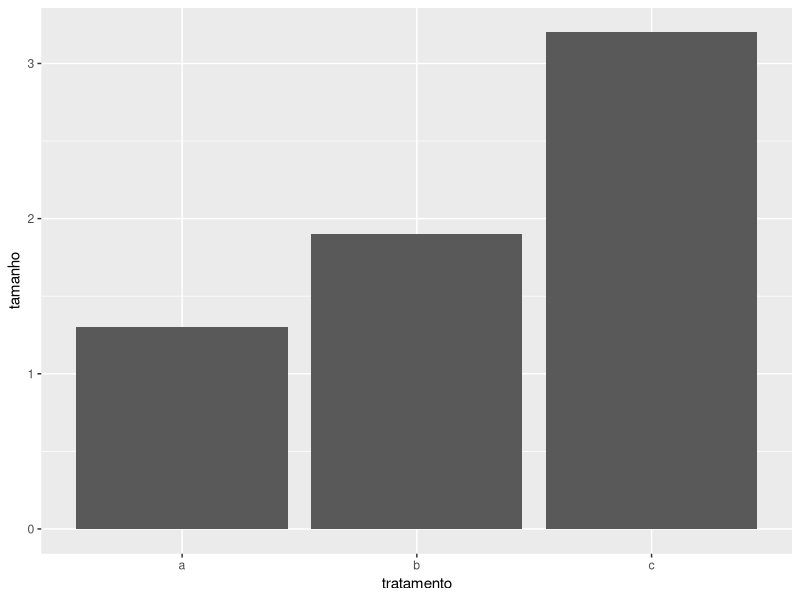
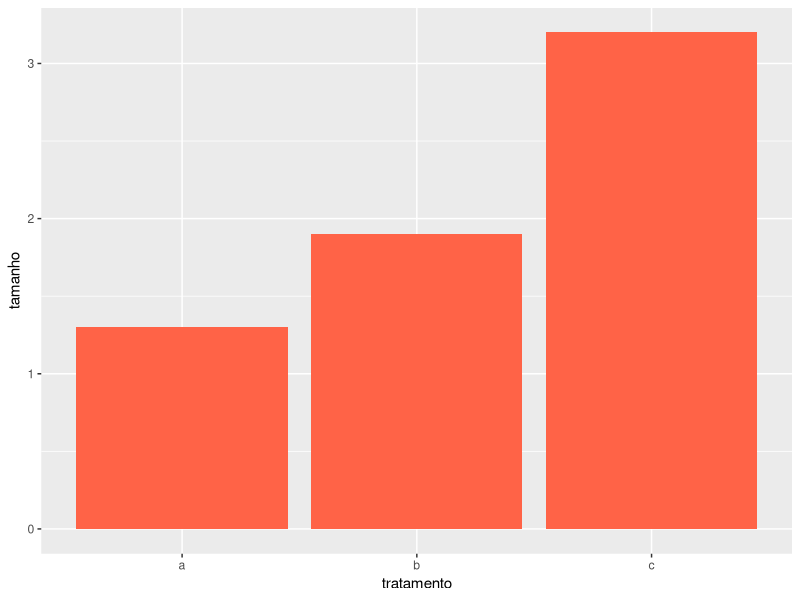
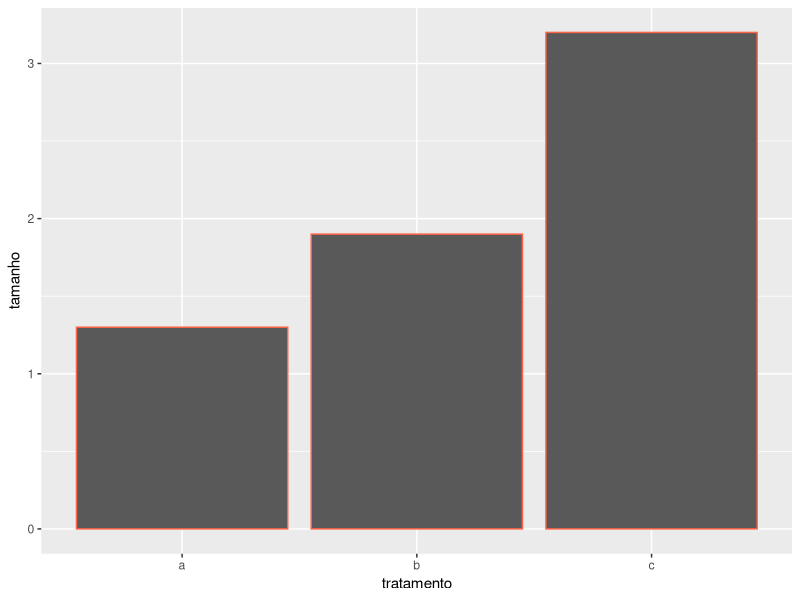
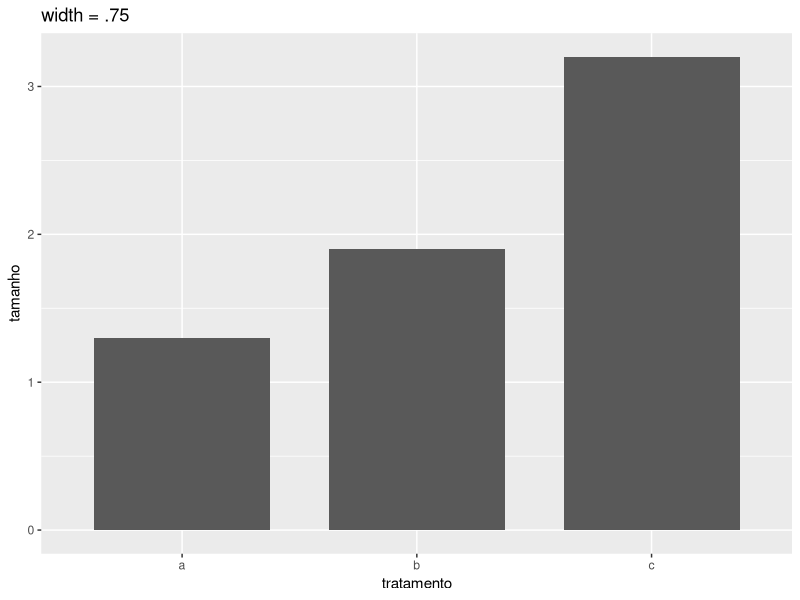
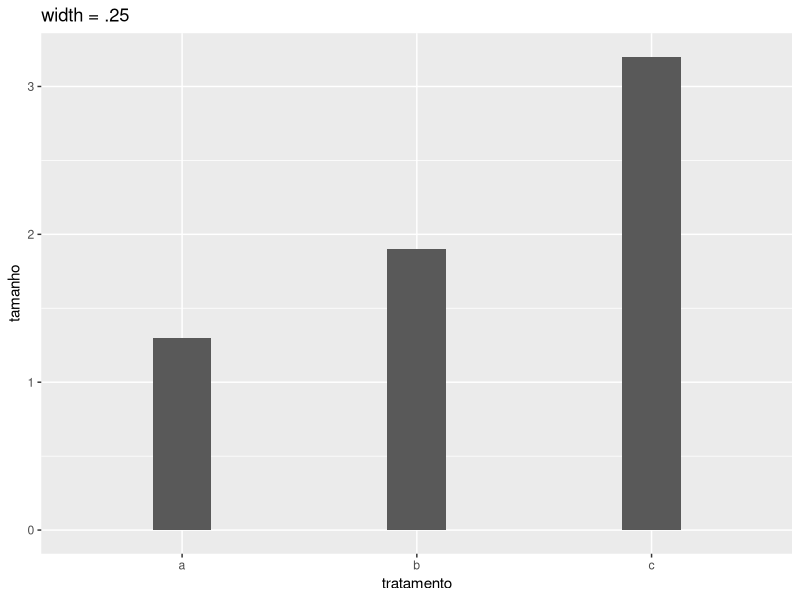
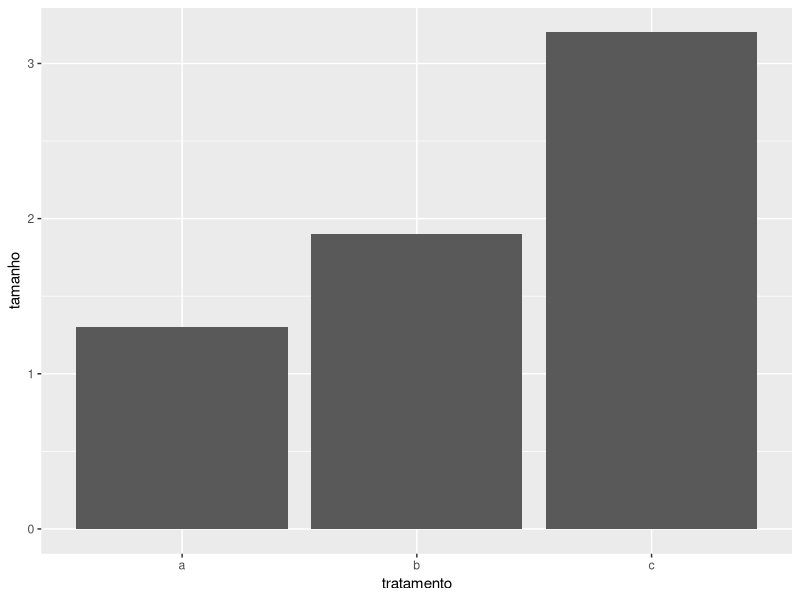
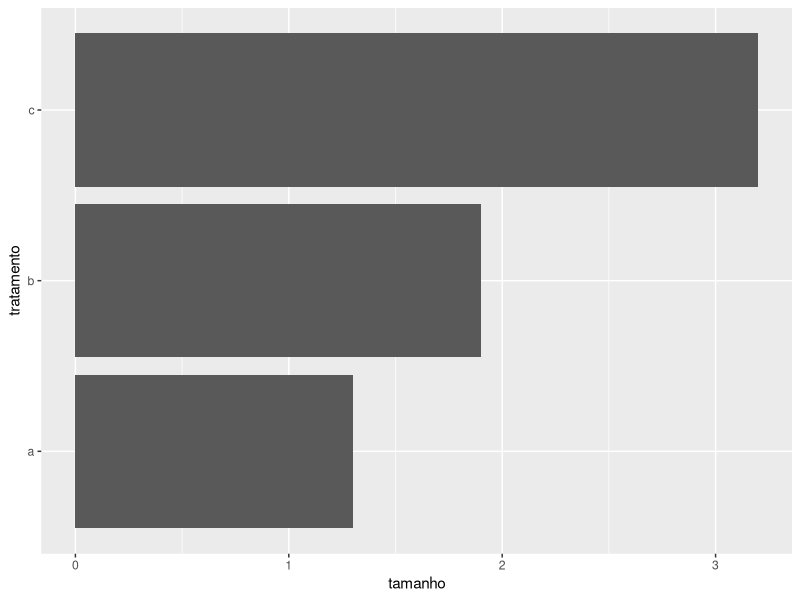
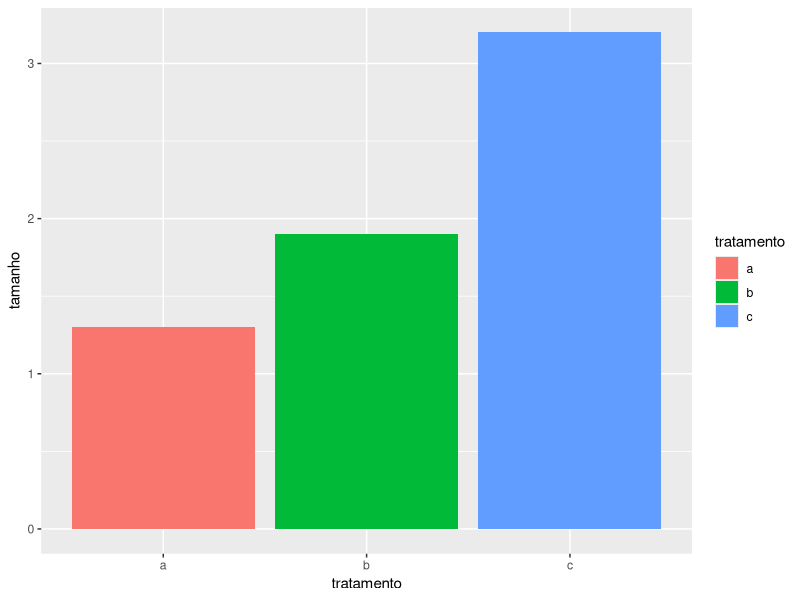

These figures' R source, in order:
## ---- chunk 1
library(ggplot2)
## ---- chunk 2
# Simulando um banco de dados
df <- data.frame(tratamento = c("a", "b", "c"),
                 tamanho = c(1.3, 1.9, 3.2))

# Boxplot
ggplot(df, aes(y = tamanho, x = tratamento)) +
  geom_bar(stat = "identity")
## ---- chunk 3
#Gráfico de Barras com preenchimento colorido
ggplot(df, aes(y = tamanho, x = tratamento)) +
  geom_bar(stat = "identity", fill = "tomato")
#Gráfico de Barras com contorno colorido
ggplot(df, aes(y = tamanho, x = tratamento)) +
  geom_bar(stat = "identity", color = "tomato")

## ---- chunk 4
#Gráfico de Barras com largura modificada
ggplot(df, aes(y = tamanho, x = tratamento)) +
  geom_bar(stat = "identity", width = .75) +
  ggtitle("width = .75")
#Gráfico de Barras com largura modificada
ggplot(df, aes(y = tamanho, x = tratamento)) +
  geom_bar(stat = "identity", width = 0.25) +
  ggtitle("width = .25") 
## ---- chunk 5
#Gráfico de Barras Vertical
ggplot(df, aes(y = tamanho, x = tratamento)) +
  geom_bar(stat = "identity")

#Gráfico de Barras Horizontal
ggplot(df, aes(y = tamanho, x = tratamento)) +
  geom_bar(stat = "identity") + 
  coord_flip()
## ---- chunk 6
#Gráfico de Barras com preenchimento colorido
ggplot(df, aes(y = tamanho, x = tratamento, fill = tratamento)) +
  geom_bar(stat = "identity")
## ---- chunk 7
#Gráfico de Barras
ggplot(df, aes(y = tamanho, x = tratamento)) +
  geom_bar(stat = "identity", fill = gray(.3)) +
  scale_y_continuous(limits = c(0,3.5), breaks = seq(0,3.5,.5)) +
  theme_classic(base_size = 18) +
  xlab("Tratamento") + 
  ylab("Comprimento da plântula (cm)")
